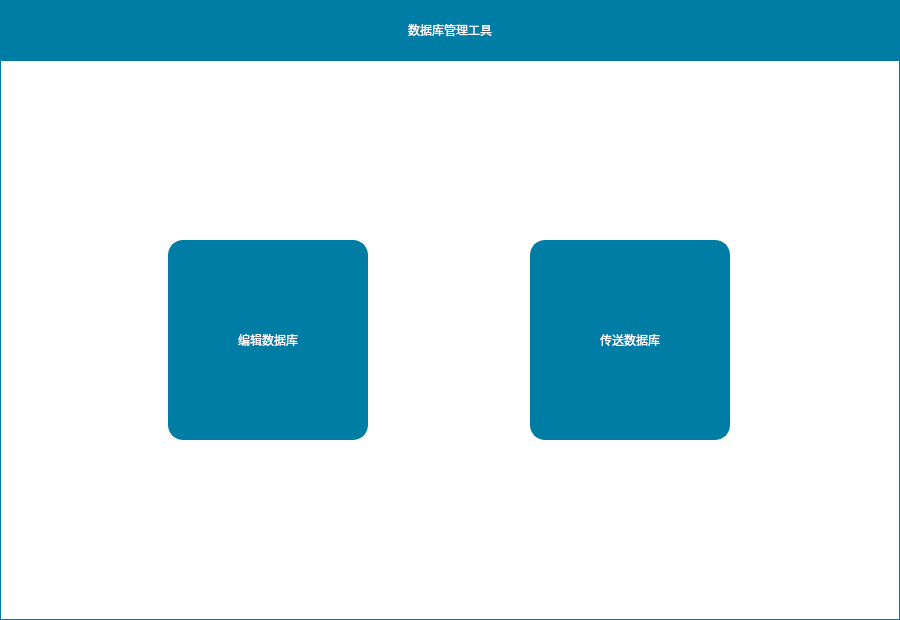
<?xml version="1.0" encoding="UTF-8"?>
<ui version="4.0">
 <class>MainWindow</class>
 <widget class="QMainWindow" name="MainWindow">
  <property name="geometry">
   <rect>
    <x>0</x>
    <y>0</y>
    <width>900</width>
    <height>620</height>
   </rect>
  </property>
  <property name="sizePolicy">
   <sizepolicy hsizetype="Fixed" vsizetype="Fixed">
    <horstretch>0</horstretch>
    <verstretch>0</verstretch>
   </sizepolicy>
  </property>
  <property name="minimumSize">
   <size>
    <width>900</width>
    <height>620</height>
   </size>
  </property>
  <property name="maximumSize">
   <size>
    <width>900</width>
    <height>620</height>
   </size>
  </property>
  <property name="windowTitle">
   <string>数据库管理工具</string>
  </property>
  <property name="windowIcon">
   <iconset resource="image.qrc">
    <normaloff>:/Image/app.ico</normaloff>:/Image/app.ico</iconset>
  </property>
  <widget class="QWidget" name="centralWidget">
   <property name="sizePolicy">
    <sizepolicy hsizetype="Fixed" vsizetype="Fixed">
     <horstretch>0</horstretch>
     <verstretch>0</verstretch>
    </sizepolicy>
   </property>
   <property name="minimumSize">
    <size>
     <width>900</width>
     <height>620</height>
    </size>
   </property>
   <property name="maximumSize">
    <size>
     <width>900</width>
     <height>620</height>
    </size>
   </property>
   <property name="styleSheet">
    <string notr="true">QWidget#centralWidget{
background-color: rgb(255, 255, 255);
}

QToolButton{
font: 24pt &quot;微软雅黑&quot;;
color: rgb(255, 255, 255);
border:2px solid  rgb(0, 125, 165);
border-radius:15px;
background-color: rgb(0, 125, 165);
}
QLabel{
font: 14pt &quot;微软雅黑&quot;;
}
QStackedWidget{
color: rgb(255, 255, 255);
background-color: rgb(255, 255, 255);
border:1px solid  rgb(0, 125, 165);
}

QTableWidget{
font: 14pt &quot;微软雅黑&quot;;
gridline-color: rgb(0, 0, 0);
border:1px solid rgb(0, 122, 165);
border-radius:5px;
background-color: rgb(255, 255, 255);
}
QTableWidgetItem{
outline:0px;
border:1px solid rgb(0, 0, 0);
}

QGroupBox{
font: 16pt &quot;微软雅黑&quot;;
color:rgb(0, 125, 165);
color:rgb(0,   0,   0);
border:1px none rgb(0, 125, 165);
border-radius:5px;
margin-top:20px;
}
QGroupBox:title{
subcontrol-origin: margin;
left: 5px;
}
QScrollBar:vertical{
width:20px;
background:rgb(0,0,0,0%);
margin:0px,0px,0px,0px;
padding-top:25px;   
padding-bottom:25px;    
}
QScrollBar::handle:vertical{
width:10px;
background:rgb(0,0,0,25%);
background:rgb(0,125,165,100%);
border-radius:5px;
min-height:20px;
}
QScrollBar::handle:vertical:hover{
width:10px;
background:rgb(0,125,165,80%);
border-radius:5px;
min-height:20;
}

QScrollBar:horizontal {
height:20px;
background:rgb(0,0,0,0%);
margin:0px,0px,0px,0px;
padding-left:25px;   
padding-right:25px; 
}
QScrollBar::handle:horizontal{
height:10px;
background:rgb(0,125,165,100%);
border-radius:5px;
min-width:20px;
}
QScrollBar::handle:horizontal:hover{
height:10px;
background:rgb(0,125,165,80%);
border-radius:5px;
min-width:20;
}
QToolTip{
font:9pt &quot;楷体&quot;;
color:rgb(0, 0, 0);
}
</string>
   </property>
   <layout class="QVBoxLayout" name="verticalLayout">
    <property name="spacing">
     <number>0</number>
    </property>
    <property name="leftMargin">
     <number>0</number>
    </property>
    <property name="topMargin">
     <number>0</number>
    </property>
    <property name="rightMargin">
     <number>0</number>
    </property>
    <property name="bottomMargin">
     <number>0</number>
    </property>
    <item>
     <widget class="QLabel" name="label">
      <property name="sizePolicy">
       <sizepolicy hsizetype="Fixed" vsizetype="Fixed">
        <horstretch>0</horstretch>
        <verstretch>0</verstretch>
       </sizepolicy>
      </property>
      <property name="minimumSize">
       <size>
        <width>900</width>
        <height>60</height>
       </size>
      </property>
      <property name="maximumSize">
       <size>
        <width>900</width>
        <height>60</height>
       </size>
      </property>
      <property name="styleSheet">
       <string notr="true">font: 28pt &quot;微软雅黑&quot;;
color: rgb(255, 255, 255);
background-color: rgb(0, 125, 165);</string>
      </property>
      <property name="text">
       <string>数据库管理工具</string>
      </property>
      <property name="alignment">
       <set>Qt::AlignCenter</set>
      </property>
     </widget>
    </item>
    <item>
     <widget class="QStackedWidget" name="stackedWidget">
      <property name="sizePolicy">
       <sizepolicy hsizetype="Fixed" vsizetype="Fixed">
        <horstretch>0</horstretch>
        <verstretch>0</verstretch>
       </sizepolicy>
      </property>
      <property name="minimumSize">
       <size>
        <width>900</width>
        <height>560</height>
       </size>
      </property>
      <property name="maximumSize">
       <size>
        <width>900</width>
        <height>560</height>
       </size>
      </property>
      <widget class="QWidget" name="pageFunction">
       <layout class="QHBoxLayout" name="horizontalLayout">
        <item>
         <widget class="QToolButton" name="tBtnDbEdit">
          <property name="minimumSize">
           <size>
            <width>200</width>
            <height>200</height>
           </size>
          </property>
          <property name="maximumSize">
           <size>
            <width>200</width>
            <height>200</height>
           </size>
          </property>
          <property name="text">
           <string>编辑数据库</string>
          </property>
          <property name="icon">
           <iconset resource="image.qrc">
            <normaloff>:/Image/dataSearch.png</normaloff>:/Image/dataSearch.png</iconset>
          </property>
          <property name="iconSize">
           <size>
            <width>128</width>
            <height>128</height>
           </size>
          </property>
          <property name="toolButtonStyle">
           <enum>Qt::ToolButtonTextUnderIcon</enum>
          </property>
         </widget>
        </item>
        <item>
         <widget class="QToolButton" name="tBtnDbSend">
          <property name="minimumSize">
           <size>
            <width>200</width>
            <height>200</height>
           </size>
          </property>
          <property name="maximumSize">
           <size>
            <width>200</width>
            <height>200</height>
           </size>
          </property>
          <property name="text">
           <string>传送数据库</string>
          </property>
          <property name="icon">
           <iconset resource="image.qrc">
            <normaloff>:/Image/offLineInfo.png</normaloff>:/Image/offLineInfo.png</iconset>
          </property>
          <property name="iconSize">
           <size>
            <width>128</width>
            <height>128</height>
           </size>
          </property>
          <property name="toolButtonStyle">
           <enum>Qt::ToolButtonTextUnderIcon</enum>
          </property>
         </widget>
        </item>
       </layout>
      </widget>
      <widget class="QWidget" name="pageDbEdit"/>
      <widget class="QWidget" name="pageDbSend"/>
     </widget>
    </item>
   </layout>
  </widget>
 </widget>
 <layoutdefault spacing="6" margin="11"/>
 <resources>
  <include location="image.qrc"/>
 </resources>
 <connections/>
</ui>
